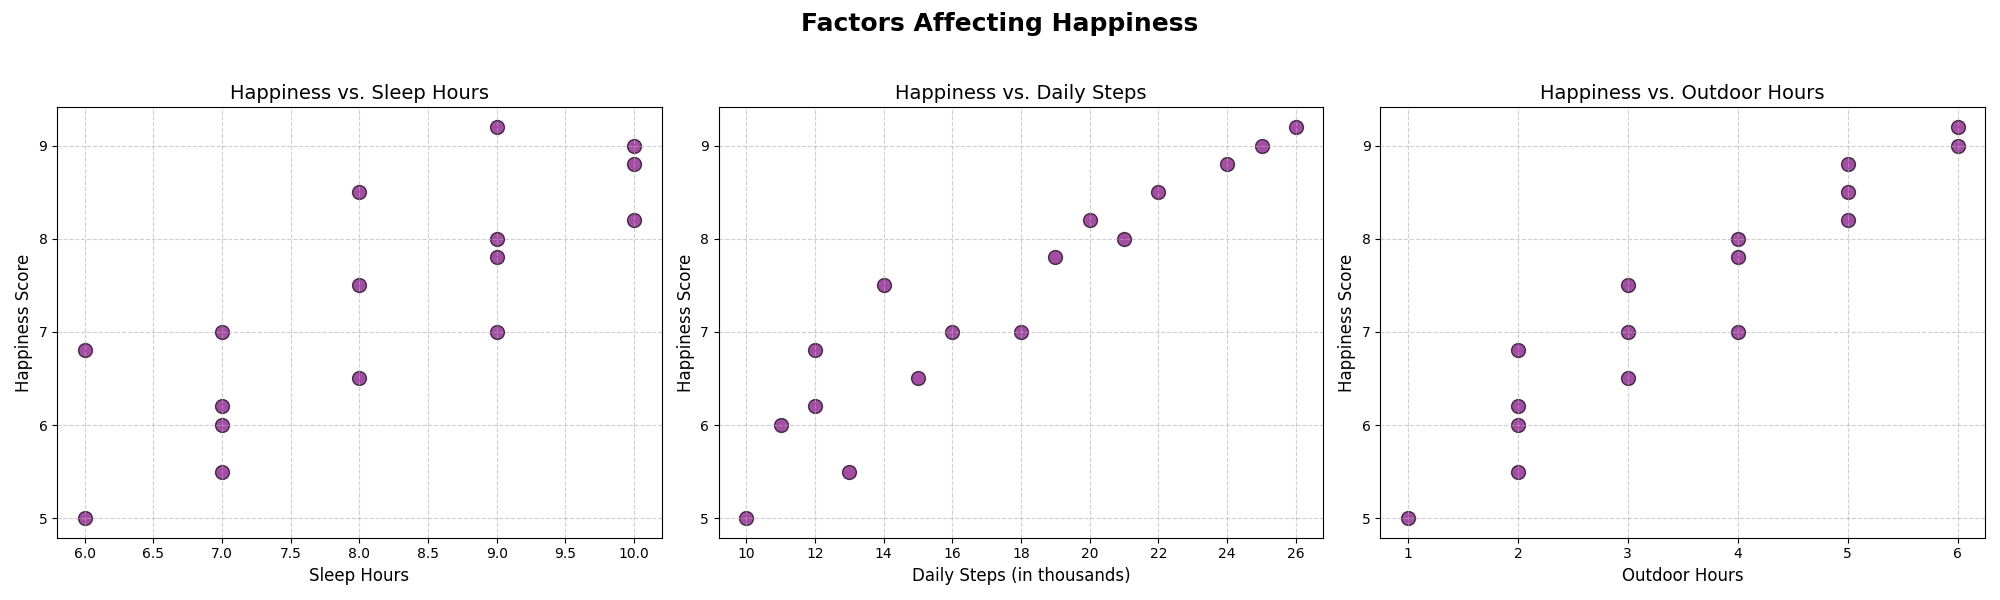

Source code (Python):
import matplotlib.pyplot as plt
import numpy as np

# Data for the analysis
happiness_score = np.array([5.0, 6.2, 6.5, 6.0, 7.0, 8.2, 7.5, 7.8, 9.0, 8.5, 7.0, 6.8, 8.0, 8.8, 9.2, 5.5])
sleep_hours = np.array([6, 7, 8, 7, 9, 10, 8, 9, 10, 8, 7, 6, 9, 10, 9, 7])
daily_steps = np.array([10, 12, 15, 11, 18, 20, 14, 19, 25, 22, 16, 12, 21, 24, 26, 13])
outdoor_hours = np.array([1, 2, 3, 2, 4, 5, 3, 4, 6, 5, 3, 2, 4, 5, 6, 2])

# Set up the figure and axes
fig, axs = plt.subplots(1, 3, figsize=(20, 6))
fig.suptitle("Factors Affecting Happiness", fontsize=18, fontweight='bold')

# Scatter plot for Happiness vs. Sleep Hours
axs[0].scatter(sleep_hours, happiness_score, color='purple', s=100, edgecolor='black', alpha=0.7)
axs[0].set_title("Happiness vs. Sleep Hours", fontsize=14)
axs[0].set_xlabel("Sleep Hours", fontsize=12)
axs[0].set_ylabel("Happiness Score", fontsize=12)
axs[0].grid(True, linestyle='--', alpha=0.6)

# Scatter plot for Happiness vs. Daily Steps
axs[1].scatter(daily_steps, happiness_score, color='purple', s=100, edgecolor='black', alpha=0.7)
axs[1].set_title("Happiness vs. Daily Steps", fontsize=14)
axs[1].set_xlabel("Daily Steps (in thousands)", fontsize=12)
axs[1].set_ylabel("Happiness Score", fontsize=12)
axs[1].grid(True, linestyle='--', alpha=0.6)

# Scatter plot for Happiness vs. Outdoor Hours
axs[2].scatter(outdoor_hours, happiness_score, color='purple', s=100, edgecolor='black', alpha=0.7)
axs[2].set_title("Happiness vs. Outdoor Hours", fontsize=14)
axs[2].set_xlabel("Outdoor Hours", fontsize=12)
axs[2].set_ylabel("Happiness Score", fontsize=12)
axs[2].grid(True, linestyle='--', alpha=0.6)

# Adjust layout to prevent overlapping
fig.tight_layout(rect=[0, 0, 1, 0.95])

# Show the plot
plt.show()
